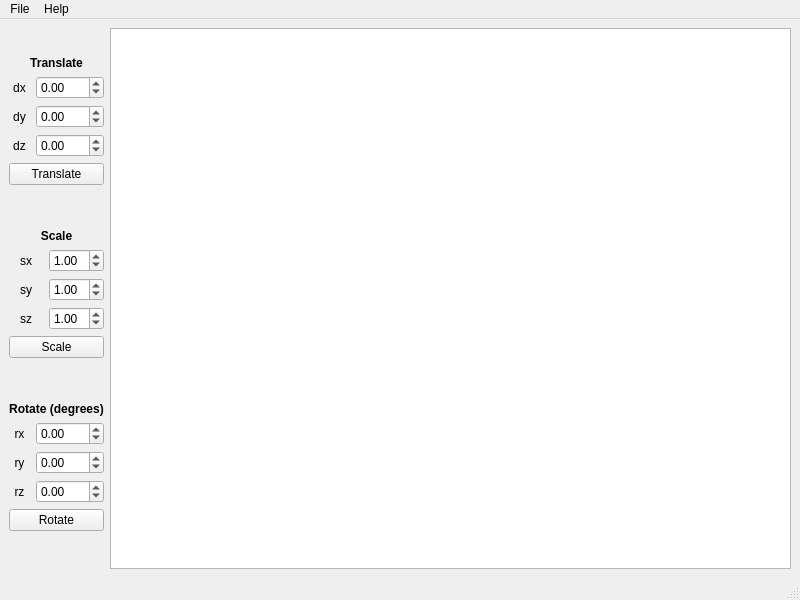
<?xml version="1.0" encoding="UTF-8"?>
<ui version="4.0">
 <class>MainWindow</class>
 <widget class="QMainWindow" name="MainWindow">
  <property name="geometry">
   <rect>
    <x>0</x>
    <y>0</y>
    <width>800</width>
    <height>600</height>
   </rect>
  </property>
  <property name="windowTitle">
   <string>MainWindow</string>
  </property>
  <widget class="QWidget" name="centralwidget">
   <layout class="QHBoxLayout" name="horizontalLayout">
    <item>
     <layout class="QVBoxLayout" name="leftLayout">
      <property name="leftMargin">
       <number>0</number>
      </property>
      <item>
       <layout class="QVBoxLayout" name="translateLayout">
        <property name="leftMargin">
         <number>0</number>
        </property>
        <property name="bottomMargin">
         <number>10</number>
        </property>
        <item>
         <widget class="QLabel" name="translateLabel">
          <property name="sizePolicy">
           <sizepolicy hsizetype="Preferred" vsizetype="Maximum">
            <horstretch>0</horstretch>
            <verstretch>0</verstretch>
           </sizepolicy>
          </property>
          <property name="font">
           <font>
            <weight>75</weight>
            <bold>true</bold>
           </font>
          </property>
          <property name="text">
           <string>Translate</string>
          </property>
          <property name="alignment">
           <set>Qt::AlignCenter</set>
          </property>
         </widget>
        </item>
        <item>
         <layout class="QHBoxLayout" name="dxLayout">
          <item>
           <widget class="QLabel" name="dxLabel">
            <property name="text">
             <string>dx</string>
            </property>
            <property name="alignment">
             <set>Qt::AlignCenter</set>
            </property>
           </widget>
          </item>
          <item>
           <widget class="QDoubleSpinBox" name="dxDoubleSpinBox">
            <property name="minimum">
             <double>-100.000000000000000</double>
            </property>
            <property name="maximum">
             <double>100.000000000000000</double>
            </property>
           </widget>
          </item>
         </layout>
        </item>
        <item>
         <layout class="QHBoxLayout" name="dyLayout">
          <item>
           <widget class="QLabel" name="dyLabel">
            <property name="text">
             <string>dy</string>
            </property>
            <property name="alignment">
             <set>Qt::AlignCenter</set>
            </property>
           </widget>
          </item>
          <item>
           <widget class="QDoubleSpinBox" name="dyDoubleSpinBox">
            <property name="minimum">
             <double>-100.000000000000000</double>
            </property>
            <property name="maximum">
             <double>100.000000000000000</double>
            </property>
           </widget>
          </item>
         </layout>
        </item>
        <item>
         <layout class="QHBoxLayout" name="dzLayout">
          <item>
           <widget class="QLabel" name="dzLabel">
            <property name="text">
             <string>dz</string>
            </property>
            <property name="alignment">
             <set>Qt::AlignCenter</set>
            </property>
           </widget>
          </item>
          <item>
           <widget class="QDoubleSpinBox" name="dzDoubleSpinBox">
            <property name="minimum">
             <double>-100.000000000000000</double>
            </property>
            <property name="maximum">
             <double>100.000000000000000</double>
            </property>
           </widget>
          </item>
         </layout>
        </item>
        <item>
         <widget class="QPushButton" name="translate_button">
          <property name="text">
           <string>Translate</string>
          </property>
         </widget>
        </item>
       </layout>
      </item>
      <item>
       <layout class="QVBoxLayout" name="scaleLayout">
        <property name="bottomMargin">
         <number>10</number>
        </property>
        <item>
         <widget class="QLabel" name="scaleLabel">
          <property name="sizePolicy">
           <sizepolicy hsizetype="Preferred" vsizetype="Maximum">
            <horstretch>0</horstretch>
            <verstretch>0</verstretch>
           </sizepolicy>
          </property>
          <property name="font">
           <font>
            <weight>75</weight>
            <bold>true</bold>
           </font>
          </property>
          <property name="text">
           <string>Scale</string>
          </property>
          <property name="textFormat">
           <enum>Qt::AutoText</enum>
          </property>
          <property name="alignment">
           <set>Qt::AlignCenter</set>
          </property>
         </widget>
        </item>
        <item>
         <layout class="QHBoxLayout" name="sxLayout">
          <item>
           <widget class="QLabel" name="sxLabel">
            <property name="text">
             <string>sx</string>
            </property>
            <property name="alignment">
             <set>Qt::AlignCenter</set>
            </property>
           </widget>
          </item>
          <item>
           <widget class="QDoubleSpinBox" name="sxDoubleSpinBox">
            <property name="sizePolicy">
             <sizepolicy hsizetype="Minimum" vsizetype="Fixed">
              <horstretch>0</horstretch>
              <verstretch>0</verstretch>
             </sizepolicy>
            </property>
            <property name="minimum">
             <double>-2.000000000000000</double>
            </property>
            <property name="maximum">
             <double>2.000000000000000</double>
            </property>
            <property name="singleStep">
             <double>0.100000000000000</double>
            </property>
            <property name="value">
             <double>1.000000000000000</double>
            </property>
           </widget>
          </item>
         </layout>
        </item>
        <item>
         <layout class="QHBoxLayout" name="syLayout">
          <item>
           <widget class="QLabel" name="syLabel">
            <property name="text">
             <string>sy</string>
            </property>
            <property name="alignment">
             <set>Qt::AlignCenter</set>
            </property>
           </widget>
          </item>
          <item>
           <widget class="QDoubleSpinBox" name="syDoubleSpinBox">
            <property name="minimum">
             <double>-2.000000000000000</double>
            </property>
            <property name="maximum">
             <double>2.000000000000000</double>
            </property>
            <property name="singleStep">
             <double>0.100000000000000</double>
            </property>
            <property name="value">
             <double>1.000000000000000</double>
            </property>
           </widget>
          </item>
         </layout>
        </item>
        <item>
         <layout class="QHBoxLayout" name="szLayout">
          <item>
           <widget class="QLabel" name="szLabel">
            <property name="text">
             <string>sz</string>
            </property>
            <property name="alignment">
             <set>Qt::AlignCenter</set>
            </property>
           </widget>
          </item>
          <item>
           <widget class="QDoubleSpinBox" name="szDoubleSpinBox">
            <property name="minimum">
             <double>-2.000000000000000</double>
            </property>
            <property name="maximum">
             <double>2.000000000000000</double>
            </property>
            <property name="singleStep">
             <double>0.100000000000000</double>
            </property>
            <property name="value">
             <double>1.000000000000000</double>
            </property>
           </widget>
          </item>
         </layout>
        </item>
        <item>
         <widget class="QPushButton" name="scale_button">
          <property name="text">
           <string>Scale</string>
          </property>
         </widget>
        </item>
       </layout>
      </item>
      <item>
       <layout class="QVBoxLayout" name="rotateLayout">
        <property name="bottomMargin">
         <number>10</number>
        </property>
        <item>
         <widget class="QLabel" name="rotateLabel">
          <property name="sizePolicy">
           <sizepolicy hsizetype="Preferred" vsizetype="Maximum">
            <horstretch>0</horstretch>
            <verstretch>0</verstretch>
           </sizepolicy>
          </property>
          <property name="font">
           <font>
            <weight>75</weight>
            <bold>true</bold>
           </font>
          </property>
          <property name="text">
           <string>Rotate (degrees)</string>
          </property>
          <property name="alignment">
           <set>Qt::AlignCenter</set>
          </property>
         </widget>
        </item>
        <item>
         <layout class="QHBoxLayout" name="rxLayout">
          <item>
           <widget class="QLabel" name="rxLabel">
            <property name="text">
             <string>rx</string>
            </property>
            <property name="alignment">
             <set>Qt::AlignCenter</set>
            </property>
           </widget>
          </item>
          <item>
           <widget class="QDoubleSpinBox" name="rxDoubleSpinBox">
            <property name="minimum">
             <double>-360.000000000000000</double>
            </property>
            <property name="maximum">
             <double>360.000000000000000</double>
            </property>
            <property name="singleStep">
             <double>5.000000000000000</double>
            </property>
           </widget>
          </item>
         </layout>
        </item>
        <item>
         <layout class="QHBoxLayout" name="ryLayout">
          <item>
           <widget class="QLabel" name="ryLabel">
            <property name="text">
             <string>ry</string>
            </property>
            <property name="alignment">
             <set>Qt::AlignCenter</set>
            </property>
           </widget>
          </item>
          <item>
           <widget class="QDoubleSpinBox" name="ryDoubleSpinBox">
            <property name="minimum">
             <double>-360.000000000000000</double>
            </property>
            <property name="maximum">
             <double>360.000000000000000</double>
            </property>
            <property name="singleStep">
             <double>5.000000000000000</double>
            </property>
           </widget>
          </item>
         </layout>
        </item>
        <item>
         <layout class="QHBoxLayout" name="rzLayout">
          <item>
           <widget class="QLabel" name="rzLabel">
            <property name="text">
             <string>rz</string>
            </property>
            <property name="alignment">
             <set>Qt::AlignCenter</set>
            </property>
           </widget>
          </item>
          <item>
           <widget class="QDoubleSpinBox" name="rzDoubleSpinBox">
            <property name="minimum">
             <double>-360.000000000000000</double>
            </property>
            <property name="maximum">
             <double>360.000000000000000</double>
            </property>
            <property name="singleStep">
             <double>5.000000000000000</double>
            </property>
           </widget>
          </item>
         </layout>
        </item>
        <item>
         <widget class="QPushButton" name="rotate_button">
          <property name="text">
           <string>Rotate</string>
          </property>
         </widget>
        </item>
       </layout>
      </item>
     </layout>
    </item>
    <item>
     <widget class="QGraphicsView" name="graphicsView"/>
    </item>
   </layout>
  </widget>
  <widget class="QMenuBar" name="menubar">
   <property name="geometry">
    <rect>
     <x>0</x>
     <y>0</y>
     <width>800</width>
     <height>20</height>
    </rect>
   </property>
   <widget class="QMenu" name="menuFile">
    <property name="title">
     <string>File</string>
    </property>
    <addaction name="action_load"/>
    <addaction name="action_save"/>
   </widget>
   <widget class="QMenu" name="menuHelp">
    <property name="title">
     <string>Help</string>
    </property>
    <addaction name="action_about"/>
   </widget>
   <addaction name="menuFile"/>
   <addaction name="menuHelp"/>
  </widget>
  <widget class="QStatusBar" name="statusbar"/>
  <action name="action_load">
   <property name="text">
    <string>Load</string>
   </property>
  </action>
  <action name="action_save">
   <property name="text">
    <string>Save</string>
   </property>
  </action>
  <action name="action_about">
   <property name="text">
    <string>About</string>
   </property>
  </action>
 </widget>
 <resources/>
 <connections/>
</ui>
